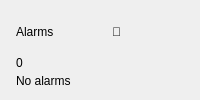
          <widget class="QFrame" name="card_active_alarm">
           <property name="frameShape">
            <enum>QFrame::NoFrame</enum>
           </property>
           <layout class="QVBoxLayout" name="layout_card_alarm">
            <property name="spacing">
             <number>4</number>
            </property>
            <property name="leftMargin">
             <number>16</number>
            </property>
            <property name="topMargin">
             <number>12</number>
            </property>
            <property name="rightMargin">
             <number>16</number>
            </property>
            <property name="bottomMargin">
             <number>12</number>
            </property>
            <item>
             <layout class="QHBoxLayout">
              <item>
               <widget class="QLabel" name="lbl_alarm_title">
                <property name="text">
                 <string>Alarms</string>
                </property>
               </widget>
              </item>
              <item>
               <spacer>
                <property name="orientation">
                 <enum>Qt::Vertical</enum>
                </property>
                <property name="sizeHint" stdset="0">
                 <size>
                  <width>20</width>
                  <height>20</height>
                 </size>
                </property>
               </spacer>
              </item>
              <item>
               <widget class="QLabel" name="lbl_alarm_icon">
                <property name="text">
                 <string>🔔</string>
                </property>
               </widget>
              </item>
             </layout>
            </item>
            <item>
             <widget class="QLabel" name="lbl_alarm_value">
              <property name="text">
               <string>0</string>
              </property>
             </widget>
            </item>
            <item>
             <widget class="QLabel" name="lbl_alarm_status">
              <property name="text">
               <string>No alarms</string>
              </property>
             </widget>
            </item>
           </layout>
          </widget>
